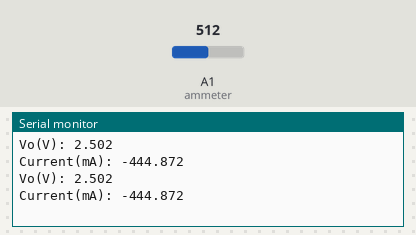
A sketch run on a simulated Arduino Uno, built with avr-gcc and run on an emulated ATmega328P. On the bench: the last lines printed to the serial monitor. The test bench sets the inputs (shaded band); at power-on: A1 (ammeter) = 512.

Above: at 1.2 s.
1.3 s: A1 (ammeter) set to 716
At 1.8 s:
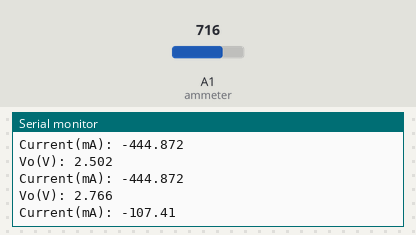
2.8 s: A1 (ammeter) set to 900
At 3.7 s:
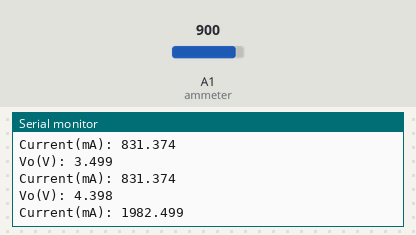
Timing chart, 0 to 5.8 s (numbered marks = the images above; inputs shaded):
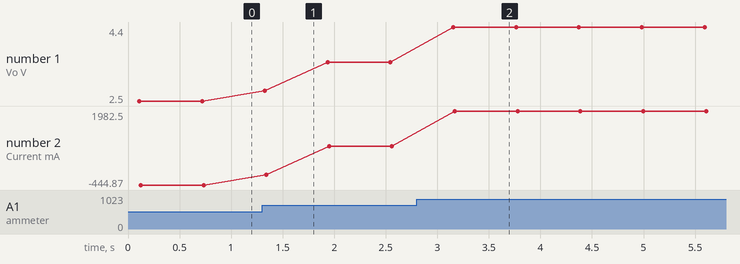

Measured:
- after the input at 1.3 s, the serial monitor: prints a new line at once (image 1)
- after the input at 2.8 s, the serial monitor: prints a new line after 0.36 s (image 2)
- plotted number 1: 2.5 → 3.5 after the input at 1.3 s, 3.5 → 4.4 after the input at 2.8 s
- plotted number 2: -444.87 → 831.37 after the input at 1.3 s, 831.37 → 1982.5 after the input at 2.8 s

The sketch:

ammeter_code.ino
```cpp
int ammeter = A1;

void setup()
{
  Serial.begin(9600);
}

float ReadVout(float t, float v)
  {
    float total_delay = t;
    float value_delay = v;
    float voltage_sum = 0.0, Vout = 0.0;
    int i = 0, count = 0;
    while(i<=total_delay)
    {
      delay(value_delay);
      voltage_sum += (analogRead(ammeter)*5./1023.);
      count++;
      i += value_delay;
    }
    Vout = voltage_sum/count;
    return Vout;
  }

float ReadCurrent(float Vout)
  {
    float Vref = 2.85;
    //Vmax = 0;
    //double Cmax = 0.013;
    //double ratio = (Vout-Vref)/(Vmax-Vref);
    //double current = ratio*Cmax;
    float current = (Vout - Vref)*(0.160/125.0);
    return current*1000;
  }

String floatPrint(float x){
  int intp = x;
  int fracp = (x - intp) * 1000;
  if(fracp < 0){
    fracp = -1 * fracp;
  }
  return (String(intp) + "." + String(fracp));
}

void loop()
{
  //Serial.print("Raw value: ");
  //Serial.println(analogRead(ammeter));
  float Vout = ReadVout(100, 3);
  //double Vout = analogRead(ammeter)*5./1023.;
  Serial.print("Vo(V): ");
  Serial.println(floatPrint(Vout));
  float current = ReadCurrent(Vout);
  Serial.print("Current(mA): ");
  Serial.println(floatPrint(current*1000));
  delay(500);
}
```
